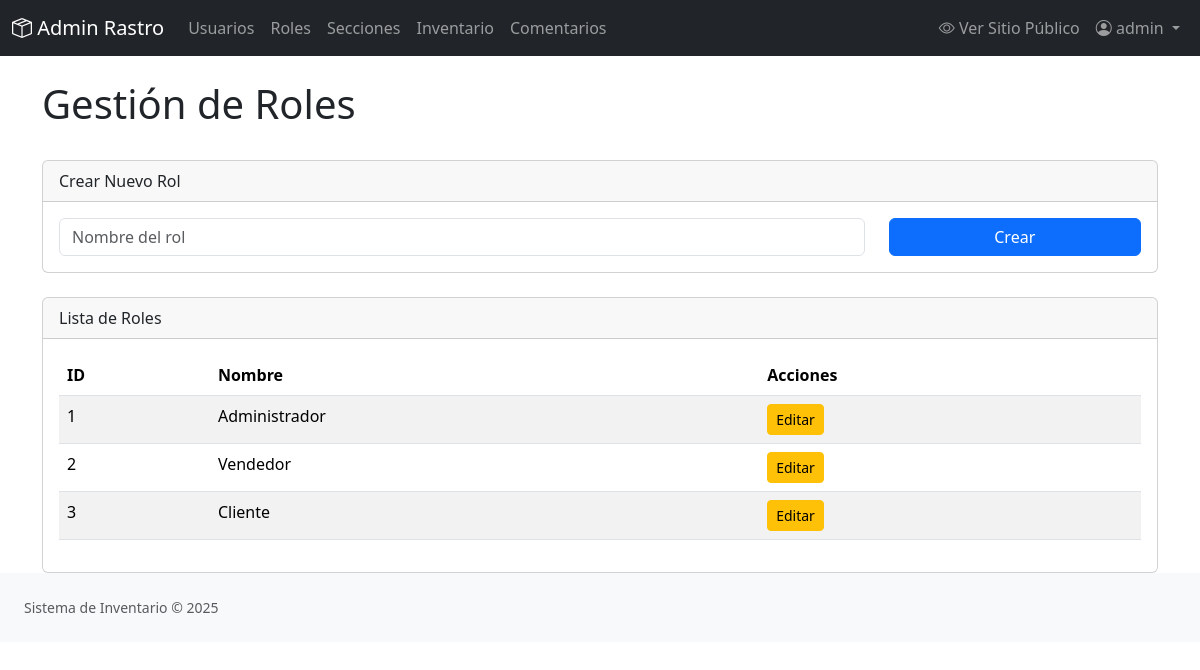
Page /admin/roles.php (signed in) on the committed database.
### tables this page shows
CREATE TABLE IF NOT EXISTS `roles` (
    `id` INT NOT NULL AUTO_INCREMENT,
    `nombre` VARCHAR(50) NOT NULL UNIQUE,
    PRIMARY KEY (`id`)
);

### admin/roles.php (called while the page is built, shortened)
<?php
require_once dirname(__DIR__) . '/includes/bootstrap.php';
$pageTitle = 'Gestión de Roles';
$roleToEdit = new Role();
$roles = Role::findAll();
require_once ROOT_PATH . '/views/admin/layouts/header.php';
require_once ROOT_PATH . '/views/admin/roles/index.php';
require_once ROOT_PATH . '/views/admin/layouts/footer.php';

### includes/bootstrap.php (called while the page is built, shortened)
<?php
spl_autoload_register(function ($class) {
    $prefix = 'App\\';
    $base_dir = ROOT_PATH . '/src/';
    $len = strlen($prefix);
    $relative_class = substr($class, $len);
    $file = $base_dir . str_replace('\\', '/', $relative_class) . '.php';
});

### src/Config/Database.php (called while the page is built, shortened)
<?php
class Database
{
    private static ?Database $instance = null;
    private ?PDO $pdo = null;
    private string $host = 'localhost';
    private string $db_name = 'sistema_rastro';
    private string $username = 'root';
    private string $password = '';
    private string $charset = 'utf8mb4';
    private function __construct()
    {
        $dsn = "mysql:host={$this->host};dbname={$this->db_name};charset={$this->charset}";
        $options = [
            PDO::ATTR_ERRMODE            => PDO::ERRMODE_EXCEPTION,
            PDO::ATTR_DEFAULT_FETCH_MODE => PDO::FETCH_ASSOC,
            PDO::ATTR_EMULATE_PREPARES   => false,
        ];
        try {
            $this->pdo = new PDO($dsn, $this->username, $this->password, $options);
        } catch (PDOException $e) {
            throw $e;
        }
    }
    public static function getInstance(): Database
    {
        if (self::$instance === null) {
            self::$instance = new Database();
        }
        return self::$instance;
    }
    public function getConnection(): PDO
    {
        return $this->pdo;
    }
}

### src/Models/Role.php (called while the page is built, shortened)
<?php
class Role
{
    private ?int $id;
    private string $nombre;
    public function __construct(?int $id = null, string $nombre = '')
    {
        $this->id = $id;
        $this->nombre = $nombre;
    }
    public function getId(): ?int
    {
        return $this->id;
    }
    public function getNombre(): string
    {
        return $this->nombre;
    }
    public static function findAll(): array
    {
        $pdo = Database::getInstance()->getConnection();
        $stmt = $pdo->query("SELECT * FROM roles ORDER BY id ASC");
        $roles = [];
        while ($data = $stmt->fetch(PDO::FETCH_ASSOC)) {
            $roles[] = new self($data['id'], $data['nombre']);
        }
        return $roles;
    }
}

### views/admin/roles/index.php (the view, shortened to what this page needs)
<div class="d-flex justify-content-between align-items-center mb-4">
    <h1><?php echo htmlspecialchars($pageTitle); ?></h1>
</div>
<div class="card mb-4">
    <div class="card-header">
        <?php echo $roleToEdit->getId() ? 'Editar Rol' : 'Crear Nuevo Rol'; ?>
    </div>
    <div class="card-body">
        <form action="roles.php" method="POST">
            <div class="row">
                <div class="col-md-9">
                    <input type="text" class="form-control" name="nombre" placeholder="Nombre del rol" value="<?php echo htmlspecialchars($roleToEdit->getNombre() ?? ''); ?>" required>
                </div>
                <div class="col-md-3 d-grid">
                    <button type="submit" class="btn btn-primary"><?php echo $roleToEdit->getId() ? 'Actualizar' : 'Crear'; ?></button>
                </div>
            </div>
        </form>
    </div>
</div>
<div class="card">
    <div class="card-header">
        <span>Lista de Roles</span>
    </div>
    <div class="card-body">
        <table class="table table-striped">
            <thead>
                <tr>
                    <th>ID</th>
                    <th>Nombre</th>
                    <th>Acciones</th>
                </tr>
            </thead>
            <tbody>
                <?php foreach ($roles as $role): ?>
                <tr>
                    <td><?php echo htmlspecialchars($role->getId()); ?></td>
                    <td><?php echo htmlspecialchars($role->getNombre()); ?></td>
                    <td>
                        <a href="roles.php?action=edit&id=<?php echo $role->getId(); ?>" class="btn btn-sm btn-warning">Editar</a>
                    </td>
                </tr>
                <?php endforeach; ?>
            </tbody>
        </table>
    </div>
</div>

### rows in the picture
roles: id "1", nombre "Administrador"
roles: id "2", nombre "Vendedor"
roles: id "3", nombre "Cliente"

### other values in the picture
$_SESSION['username'] "admin"
$pageTitle "Gestión de Roles"
